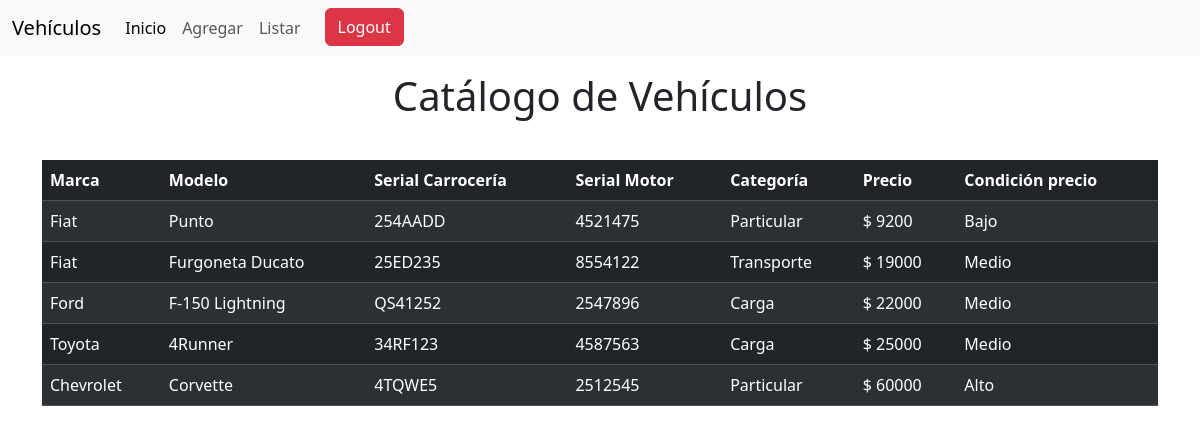
The page /vehiculo/list/ (signed in) on the database its author committed.
### vehiculo/models.py (models this page shows, shortened)
class Vehiculo(models.Model):
    MARCAS = [
        ('Fiat', 'Fiat'),
        ('Chevrolet', 'Chevrolet'),
        ('Ford', 'Ford'),
        ('Toyota', 'Toyota'),
    ]
    CATEGORIA_VEHICULO = [
        ('Particular', 'Vehículo Particular'),
        ('Transporte', 'Vehículo de Transporte'),
        ('Carga', 'Vehículo de Carga'),
    ]
    marca= models.CharField(max_length=20, blank=False, null=False, choices=MARCAS, default='Ford')
    modelo= models.CharField(max_length=100, blank=False, null=False)
    serial_carroceria= models.CharField(max_length=50, blank=False, null=False)
    serial_motor= models.CharField(max_length=50, blank=False, null=False)
    categoria= models.CharField(max_length=20, blank=False, null=False, choices=CATEGORIA_VEHICULO, default='Particular')
    precio = models.IntegerField(null=False, blank=False)
    fecha_creacion = models.DateField(auto_now_add=True)   #función auspiciada por Hugo
    fecha_modificacion = models.DateField(auto_now=True)   #función auspiciada por Hugo
    def filtrar_por_precios(self):
        if self.precio <= 10000:
            return 'Bajo'
        elif 10000 < self.precio <= 30000:
            return 'Medio'
        else:
            return 'Alto'
    class Meta:
        permissions = [
            ("visualizar_catalogo", "Puede ver el catálogo de vehículos"),
            ("add_vehiculomodel", "Puede Agregar Nuevos Vehiculos"),
        ]

### vehiculo/views.py (the view, shortened to what this page needs)
# urls.py: path('list/', views.VehiculoView.as_view(), name='list_vehiculos'),
class VehiculoView(LoginRequiredMixin, PermissionRequiredMixin, ListView):
    model = Vehiculo
    template_name = "vehiculos/list_vehiculo.html"
    context_object_name = 'list_vehiculos'
    permission_required = 'vehiculos.view_vehiculo'

### templates/vehiculos/list_vehiculo.html
{% extends "layouts/base.html" %}
{% block contenido %}
<header>
    <h1 class="text-center py-3">Catálogo de Vehículos</h1>
</header>
<main class="container py-3">
    <section>
        <table class="table table-dark table-striped">
            <thead>
                <tr>
                  <th scope="col">Marca</th>
                  <th scope="col">Modelo</th>
                  <th scope="col">Serial Carrocería</th>
                  <th scope="col">Serial Motor</th>
                  <th scope="col">Categoría</th>
                  <th scope="col">Precio</th>
                  <th scope="col">Condición precio</th>
                </tr>
              </thead>
              <tbody>
                {% for vehiculo in list_vehiculos %}
                <tr>
                  <td>{{vehiculo.marca}}</td>
                  <td>{{vehiculo.modelo}}</td>
                  <td>{{vehiculo.serial_carroceria}}</td>
                  <td>{{vehiculo.serial_motor}}</td>
                  <td>{{vehiculo.categoria}}</td>
                  <td>$ {{vehiculo.precio}}</td>
                  <td>{{vehiculo.filtrar_por_precios}}</td>
                </tr>
                {% endfor %}
              </tbody>
        </table>
    </section>
</main>
{% endblock contenido %}

### templates/layouts/base.html (shortened to what this page needs)
<!DOCTYPE html>
<html lang="en">
<head>
    <link href="https://cdn.jsdelivr.net/npm/bootstrap@5.3.3/dist/css/bootstrap.min.css" rel="stylesheet">
</head>
<body>
    {% include "partials/navbar.html" %}
    {% block contenido %} {% endblock contenido %}
</body>
</html>

### templates/partials/navbar.html (shortened to what this page needs)
<nav class="navbar navbar-expand-lg navbar-light bg-light">
    <div class="container-fluid">
      <a class="navbar-brand">Vehículos</a>
      <div class="collapse navbar-collapse" id="navbarNav">
        <ul class="navbar-nav">
          <li class="nav-item">
            <a class="nav-link active" aria-current="page" href="{% url "index" %}">Inicio</a>
          </li>
          {% if perms.vehiculo.add_vehiculomodel %}
          <li class="nav-item">
            <a class="nav-link" href="{% url "create_vehiculos" %}">Agregar</a>
          </li>
          {% endif %}
          {% if perms.vehiculo.visualizar_catalogo %}
          <li class="nav-item">
            <a class="nav-link" href="{% url "list_vehiculos" %}">Listar</a>
          <li>
              {% endif %}
        {% if user.is_authenticated %}
        <form method="post" action="{% url "logout" %}" class="ms-3">
            <button type="input" class="btn btn-danger">Logout</button>
        </form>
        {% endif %}
        </li>
          </li>
        </ul>
      </div>
    </div>
  </nav>

### rows shown on the page
Vehiculo: marca "Fiat", modelo "Punto", serial_carroceria "254AADD", serial_motor "4521475", categoria "Particular", precio "9200", filtrar_por_precios "Bajo"
Vehiculo: marca "Fiat", modelo "Furgoneta Ducato", serial_carroceria "25ED235", serial_motor "8554122", categoria "Transporte", precio "19000", filtrar_por_precios "Medio"
Vehiculo: marca "Ford", modelo "F-150 Lightning", serial_carroceria "QS41252", serial_motor "2547896", categoria "Carga", precio "22000", filtrar_por_precios "Medio"
Vehiculo: marca "Toyota", modelo "4Runner", serial_carroceria "34RF123", serial_motor "4587563", categoria "Carga", precio "25000", filtrar_por_precios "Medio"
Vehiculo: marca "Chevrolet", modelo "Corvette", serial_carroceria "4TQWE5", serial_motor "2512545", categoria "Particular", precio "60000", filtrar_por_precios "Alto"
